Frame 1 (no input): blank canvas, image omitted
Frame 60 (no input): blank canvas, image omitted
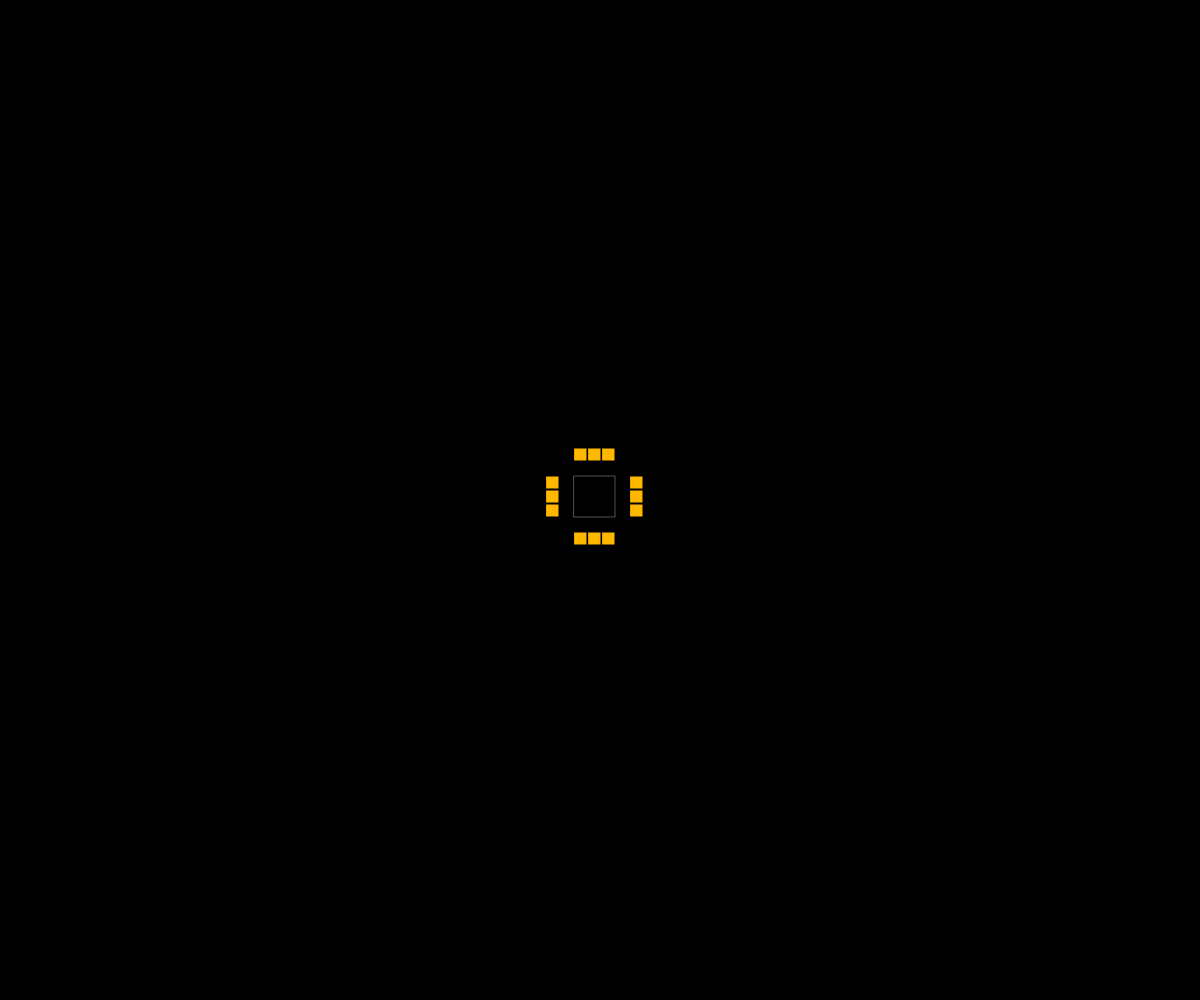
Frame 120 (the mouse pressed at the canvas centre since frame 60)

The p5.js sketch whose frames 1 and 60 were blank and that drew this single picture after the mouse press (run headless with seeded random() and noise() and a simulated clock; from frame 60 on, the mouse is pressed at the canvas centre):

// p5.js sketch
// ── sketch.js
// Single-player port of the multiplayer Game of Life (8-distributed/game-of-life).
// The simulation that used to run on the server now runs here.
const resolution = 14; // cell size in px; the grid grows to fill the window
const stepMs = 200;

let cols;
let rows;
let grid;
let lastStep = 0;
let currentHue = 265; // changes on every click
const brushSizes = [1, 3, 5]; // cells square, changed with the scroll wheel
let brushIndex = 1;
let brushSize = brushSizes[brushIndex];
let wheelAccum = 0;

function setup() {
  createCanvas(windowWidth, windowHeight);
  fitGrid();
}

// resize the grid to the window, keeping any cells that still fit
function fitGrid() {
  const oldGrid = grid;
  cols = ceil(width / resolution);
  rows = ceil(height / resolution);
  grid = make2DArray(cols, rows, null);
  if (oldGrid) {
    for (let i = 0; i < min(cols, oldGrid.length); i++) {
      for (let j = 0; j < min(rows, oldGrid[0].length); j++) {
        grid[i][j] = oldGrid[i][j];
      }
    }
  }
}

function windowResized() {
  resizeCanvas(windowWidth, windowHeight);
  fitGrid();
}

function draw() {
  if (millis() - lastStep > stepMs) {
    grid = computeNextState(grid);
    lastStep = millis();
  }

  background(0);
  stroke(0);
  for (let i = 0; i < cols; i++) {
    for (let j = 0; j < rows; j++) {
      if (grid[i][j] !== null) {
        fill(`hsl(${grid[i][j]}, 100%, 50%)`);
        rect(i * resolution, j * resolution, resolution - 1, resolution - 1);
      }
    }
  }

  // hover cursor: the block a click would paint
  if (mouseX >= 0 && mouseX < width && mouseY >= 0 && mouseY < height) {
    noFill();
    stroke(255, 80);
    const i = floor(mouseX / resolution);
    const j = floor(mouseY / resolution);
    const start = brushStart();
    rect((i + start) * resolution, (j + start) * resolution, resolution * brushSize - 1, resolution * brushSize - 1);
  }
}

// scroll to resize the brush; accumulate so trackpads don't change it too fast
function mouseWheel(event) {
  wheelAccum += event.delta;
  if (abs(wheelAccum) >= 40) {
    brushIndex = constrain(brushIndex + (wheelAccum < 0 ? 1 : -1), 0, brushSizes.length - 1);
    brushSize = brushSizes[brushIndex];
    wheelAccum = 0;
  }
  return false; // don't scroll the page
}

// offset from the cursor cell to the top-left cell of the brush
function brushStart() {
  return -floor((brushSize - 1) / 2);
}

// click paints a brushSize x brushSize block (wrapping at the edges)
function mousePressed() {
  // golden-angle step keeps successive colours well separated
  currentHue = Math.round((currentHue + 137.5) % 360);
  paint(floor(mouseX / resolution), floor(mouseY / resolution));
}

function mouseDragged() {
  paint(floor(mouseX / resolution), floor(mouseY / resolution));
}

function paint(i, j) {
  if (i < 0 || i >= cols || j < 0 || j >= rows) return;
  const start = brushStart();
  for (let x = start; x < start + brushSize; x++) {
    for (let y = start; y < start + brushSize; y++) {
      grid[(i + x + cols) % cols][(j + y + rows) % rows] = currentHue;
    }
  }
}

// Conway's rules on a wrapping grid; a newborn takes the dominant neighbour hue
function computeNextState(grid) {
  const next = make2DArray(cols, rows, null);
  for (let i = 0; i < cols; i++) {
    for (let j = 0; j < rows; j++) {
      const hue = grid[i][j];
      const n = liveNeighbors(grid, i, j);
      if (hue !== null && (n.count < 2 || n.count > 3)) next[i][j] = null;
      else if (hue === null && n.count === 3) next[i][j] = n.dominantHue;
      else next[i][j] = hue;
    }
  }
  return next;
}

function liveNeighbors(grid, x, y) {
  const hueCounts = {};
  let count = 0;
  for (let i = -1; i <= 1; i++) {
    for (let j = -1; j <= 1; j++) {
      if (i === 0 && j === 0) continue;
      const hue = grid[(x + i + cols) % cols][(y + j + rows) % rows];
      if (hue !== null) {
        count++;
        hueCounts[hue] = (hueCounts[hue] || 0) + 1;
      }
    }
  }
  let dominantHue = null;
  let max = 0;
  for (const hue in hueCounts) {
    if (hueCounts[hue] > max) {
      max = hueCounts[hue];
      dominantHue = Number(hue);
    }
  }
  return { count, dominantHue };
}

function make2DArray(cols, rows, fillValue) {
  return Array.from({ length: cols }, () => Array(rows).fill(fillValue));
}
